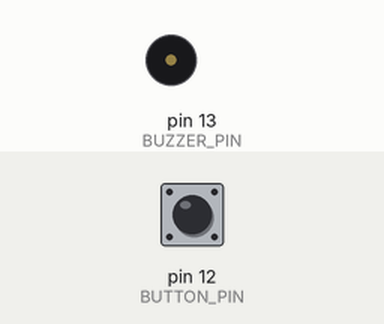
A sketch run on a simulated Arduino Uno, built with avr-gcc and run on an emulated ATmega328P. Shown: buzzer (waves = sounding). Inputs (shaded band) come from the test bench; at power-on: pin 12 (BUTTON_PIN) HIGH.

Above: at 1.2 s.
1.3 s: pin 12 (BUTTON_PIN) pulled LOW for 0.15 s
At 1.31 s:
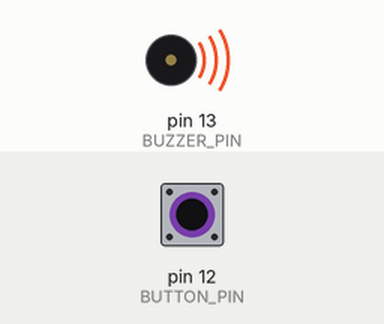
Timing chart, 0 to 4.3 s (numbered marks = the images above; inputs shaded):
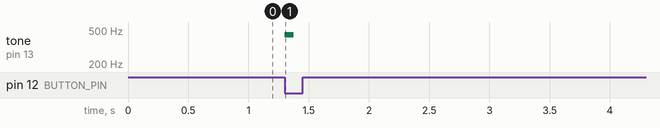

Measured:
- after the input at 1.3 s, tone on pin 13 (BUZZER_PIN): silent → 440 Hz at once, → silent 0.08 s later

The sketch:

sample_button_buzzer.ino
```cpp
/*
  Sample Program of Button Switch and Buzzer.
  For Lecture of "Embedded System"
  in Department of Mechanical Systems Engineering,
  Faculty of Systems Design,
  Tokyo Metropolitan University.
  Oct. 2020. N.Takesue
*/
#include "pitches.h"

const int BUTTON_PIN=12;                                // ボタンスイッチのピン
int button_pres=HIGH;                                   // 現在のボタン状態
int button_prev=HIGH;                                   // 一回前のボタン状態
int count=0;                                            // カウント，表示数字

const int BUZZER_PIN=13;                                // ブザーのピン
const int DURATION=1200;                                // 全音符の長さ[ms]
const int NUM_MELODY1=12;                               // 音符の数
int melody1[NUM_MELODY1][2]={                           // 音符（音の高さと長さ）
  {NOTE_E3, 8},  {NOTE_E3, 8},  {0,       8},  {NOTE_E3, 8},  {0,       8},  {NOTE_C3, 8},
  {NOTE_E3, 8},  {0,       8},  {NOTE_G3, 8},  {0,       8},  {0,       4},  {NOTE_G2, 8},
};

void button_check(void)
{
  button_pres = digitalRead(BUTTON_PIN);                // ボタンの読取
  if(button_pres == LOW && button_prev == HIGH){        // 押下されたら
    count = (++count)%100;                              // カウントアップ
    if(count!=10){                                      // カウントが10でなければ
      tone(BUZZER_PIN, 440, DURATION/16);               // ブザー音を少し鳴らす
      delay(DURATION/16);
    }
  }
  button_prev = button_pres;                            // 読み取ったボタン状態を記憶
}

void setup()
{
  pinMode(BUTTON_PIN, INPUT_PULLUP);                    // buttonのピンを入力モードに設定
  pinMode(BUZZER_PIN, OUTPUT);                          // buzzerのピンを出力モードに設定
}

void loop()
{
  button_check();                                       // ボタン状態のチェック
  if(count==10){                                        // カウントが10になったら
    for(int i=0; i<NUM_MELODY1; i++){                   // 音符の配列を順番に出力
      tone(BUZZER_PIN, melody1[i][0], DURATION/melody1[i][1]);
      delay(DURATION/melody1[i][1]);                    // 音の長さだけ待機
    }
    count=0;
  }
}
```

pitches.h
```cpp
/*************************************************
 * Public Constants
 *************************************************/

#define NOTE_B0  31
#define NOTE_C1  33
#define NOTE_CS1 35
#define NOTE_D1  37
#define NOTE_DS1 39
#define NOTE_E1  41
#define NOTE_F1  44
#define NOTE_FS1 46
#define NOTE_G1  49
#define NOTE_GS1 52
#define NOTE_A1  55
#define NOTE_AS1 58
#define NOTE_B1  62
#define NOTE_C2  65
#define NOTE_CS2 69
#define NOTE_D2  73
#define NOTE_DS2 78
#define NOTE_E2  82
#define NOTE_F2  87
#define NOTE_FS2 93
#define NOTE_G2  98
#define NOTE_GS2 104
#define NOTE_A2  110
#define NOTE_AS2 117
#define NOTE_B2  123
#define NOTE_C3  131
#define NOTE_CS3 139
#define NOTE_D3  147
#define NOTE_DS3 156
#define NOTE_E3  165
#define NOTE_F3  175
#define NOTE_FS3 185
#define NOTE_G3  196
#define NOTE_GS3 208
#define NOTE_A3  220
#define NOTE_AS3 233
#define NOTE_B3  247
#define NOTE_C4  262
#define NOTE_CS4 277
#define NOTE_D4  294
#define NOTE_DS4 311
#define NOTE_E4  330
#define NOTE_F4  349
#define NOTE_FS4 370
#define NOTE_G4  392
#define NOTE_GS4 415
#define NOTE_A4  440
#define NOTE_AS4 466
#define NOTE_B4  494
#define NOTE_C5  523
#define NOTE_CS5 554
#define NOTE_D5  587
#define NOTE_DS5 622
#define NOTE_E5  659
#define NOTE_F5  698
#define NOTE_FS5 740
#define NOTE_G5  784
#define NOTE_GS5 831
#define NOTE_A5  880
#define NOTE_AS5 932
#define NOTE_B5  988
#define NOTE_C6  1047
#define NOTE_CS6 1109
#define NOTE_D6  1175
#define NOTE_DS6 1245
#define NOTE_E6  1319
#define NOTE_F6  1397
#define NOTE_FS6 1480
#define NOTE_G6  1568
#define NOTE_GS6 1661
#define NOTE_A6  1760
#define NOTE_AS6 1865
#define NOTE_B6  1976
#define NOTE_C7  2093
#define NOTE_CS7 2217
#define NOTE_D7  2349
#define NOTE_DS7 2489
#define NOTE_E7  2637
#define NOTE_F7  2794
#define NOTE_FS7 2960
#define NOTE_G7  3136
#define NOTE_GS7 3322
#define NOTE_A7  3520
#define NOTE_AS7 3729
#define NOTE_B7  3951
#define NOTE_C8  4186
#define NOTE_CS8 4435
#define NOTE_D8  4699
#define NOTE_DS8 4978
```
